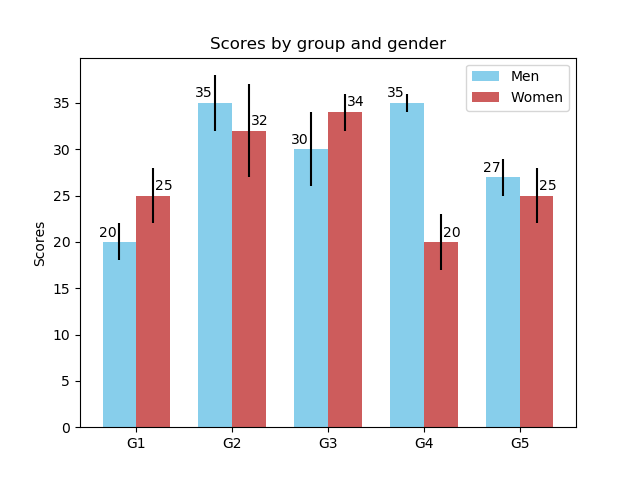

Python code for this plot:
'https://www.matplotlib.org.cn/gallery/lines_bars_and_markers/barchart.html'

"""
ax.text(x, y,text,ha,va)
text :str
ha :  1 in [center,left,right]
var : 1 in [center,left,right]
"""
import numpy as np
import matplotlib.pyplot as plt

men_means, men_std = (20, 35, 30, 35, 27), (2, 3, 4, 1, 2)
women_means, women_std = (25, 32, 34, 20, 25), (3, 5, 2, 3, 3)

ind = np.arange(len(men_means))  # the x locations for the groups
width = 0.35  # the width of the bars

fig, ax = plt.subplots()
rects1 = ax.bar(ind - width/2, men_means, width, yerr=men_std,
                color='SkyBlue', label='Men')
rects2 = ax.bar(ind + width/2, women_means, width, yerr=women_std,
                color='IndianRed', label='Women')

# Add some text for labels, title and custom x-axis tick labels, etc.
ax.set_ylabel('Scores')
ax.set_title('Scores by group and gender')
ax.set_xticks(ind)
ax.set_xticklabels(('G1', 'G2', 'G3', 'G4', 'G5'))
ax.legend()


def autolabel(rects, xpos='center'):
    """
    Attach a text label above each bar in *rects*, displaying its height.

    *xpos* indicates which side to place the text w.r.t. the center of
    the bar. It can be one of the following {'center', 'right', 'left'}.
    """

    xpos = xpos.lower()  # normalize the case of the parameter
    ha = {'center': 'center', 'right': 'left', 'left': 'right'}
    offset = {'center': 0.5, 'right': 0.57, 'left': 0.43}  # x_txt = x + w*off

    for rect in rects:
        height = rect.get_height()
        ax.text(rect.get_x() + rect.get_width()*offset[xpos], 1.01*height,
                '{}'.format(height), ha=ha[xpos], va='bottom')


autolabel(rects1, "left")
autolabel(rects2, "right")

plt.savefig('1')
plt.show()
